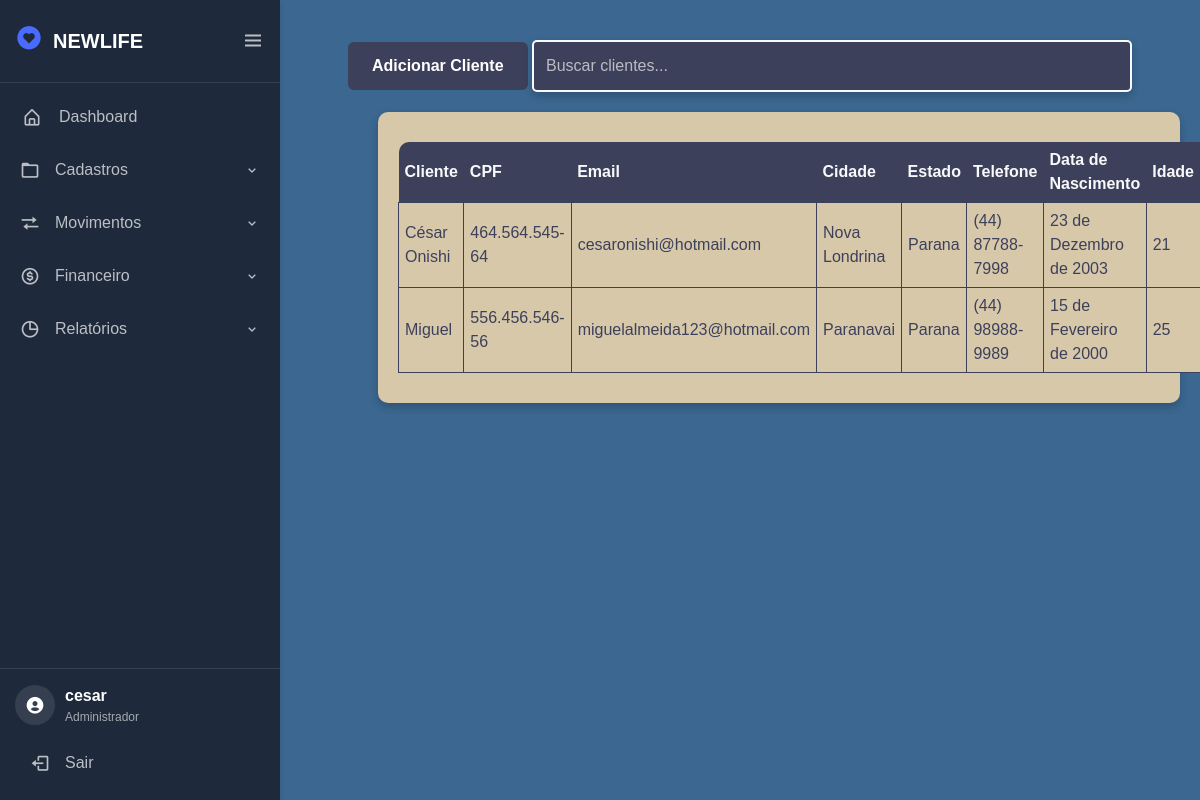
The page /tela/cliente/ (signed in) on the database its author committed.
### cliente/models.py (models this page shows, shortened)
class Cliente(models.Model):
    nome = models.CharField(max_length=40)
    cidade = models.CharField(max_length=40)
    estado = models.CharField(max_length=40, null=True, blank=True)
    cpf = models.CharField(max_length=11, unique=True)
    email = models.EmailField(max_length=254, unique=True)
    telefone = models.CharField(max_length=15, blank=True, null=True)
    data_nascimento = models.DateField(blank=True, null=True)
    data_cadastro = models.DateTimeField(auto_now_add=True, blank=True, null=True)
    def idade(self):
        if self.data_nascimento:
            hoje = date.today()
            return hoje.year - self.data_nascimento.year - ((hoje.month, hoje.day) < (self.data_nascimento.month, self.data_nascimento.day))
        return None
    class Meta:
        db_table = 'cliente_cliente'
        ordering = ['nome']
        verbose_name = "Cliente"
        verbose_name_plural = "Clientes"

### cliente/views.py (the view)
# urls.py: path('', views.clientes, name='cliente'),
@login_required(login_url="/login/")
def clientes(request):
    clientes = Cliente.objects.all()
    context = {
        'clientes': clientes
    }
    return render(request, 'cliente.html', context)

### cliente/templatetags/cliente_filters.py (called while the page is built)
@register.filter(name='formatar_cpf')
def formatar_cpf(cpf):
    cpf = re.sub(r'[^\d]', '', cpf)
    return f'{cpf[:3]}.{cpf[3:6]}.{cpf[6:9]}-{cpf[9:]}'

@register.filter(name='formatar_telefone')
def formatar_telefone(telefone):
    telefone = re.sub(r'[^\d]', '', telefone)
    return f'({telefone[:2]}) {telefone[2:7]}-{telefone[7:]}'

### cliente/templates/cliente.html (shortened to what this page needs)
{% extends "tela.html" %}
{% load static %}
{% load cliente_filters %}
{% block 'head' %}
    <link rel="stylesheet" href="{% static 'css/cliente.css' %}">
{% endblock %}
{% block 'dashboard' %}
<body>
    <form method="POST" action=".">
        <div class="search-container">
            <a href="{% url 'cadastrocliente' %}" class="botao">Adicionar Cliente</a>
            <input type="text" id="search" placeholder="Buscar clientes...">
        </div>
        <div class="principal">
            <table class="tabela_cliente">
                <thead>
                    <tr>
                        <th>Cliente</th>
                        <th>CPF</th>
                        <th>Email</th>
                        <th>Cidade</th>
                        <th>Estado</th>
                        <th>Telefone</th>
                        <th>Data de Nascimento</th>
                        <th>Idade</th>
                    </tr>
                </thead>
                <tbody class="corpo_tabela">
                    {% for cliente in clientes %}
                    <tr>
                        <td>{{ cliente.nome }}</td>
                        <td>{{ cliente.cpf|formatar_cpf }}</td>
                        <td>{{ cliente.email }}</td>
                        <td>{{ cliente.cidade }}</td>
                        <td>{{ cliente.estado }}</td>
                        <td>{{ cliente.telefone|formatar_telefone }}</td>
                        <td>{{ cliente.data_nascimento }}</td>
                        <td>{{ cliente.idade }}</td>
                    </tr>
                    {% endfor %}
                </tbody>
            </table>
        </div>
    </form>
</body>
{% endblock %}

### estoque/templates/tela.html (shortened to what this page needs)
{% load static %}
<!doctype html>
<html lang="pt-BR">
<head>
  <link rel="stylesheet" href="https://cdn.jsdelivr.net/npm/bootstrap@4.6.1/dist/css/bootstrap.min.css">
  <link rel="stylesheet" href="{% static 'css/styletela.css' %}">
  <link rel="stylesheet" href="{% static 'css/general.css' %}">
  <link href="https://cdn.jsdelivr.net/npm/boxicons@latest/css/boxicons.min.css" rel='stylesheet'>
  <link rel="stylesheet" href="https://cdnjs.cloudflare.com/ajax/libs/animate.css/4.1.1/animate.min.css"/>
  {% block 'head' %}{% endblock %}
</head>
<body>
  <div class="sidebar-tech">
    <div class="logo-container">
      <div class="logo-tech">
        <div class="logo-icon"><i class='bx bxs-heart-circle'></i></div>
        <div class="logo-text">NEWLIFE</div>
      </div>
      <i class="bx bx-menu toggle-btn" id="sidebarToggle"></i>
    </div>
    <nav class="nav-tech">
      <ul class="nav-list">
        <li class="nav-item">
          <a href="{% url 'inicial' %}" class="nav-link">
            <i class="bx bx-home-alt"></i>
            <span class="link-text">Dashboard</span>
          </a>
        </li>
        <li class="nav-group">
          <div class="group-header">
            <i class="bx bx-folder"></i>
            <span class="group-title">Cadastros</span>
            <i class="bx bx-chevron-down group-arrow"></i>
          </div>
        </li>
        <li class="nav-group">
          <div class="group-header">
            <i class="bx bx-transfer"></i>
            <span class="group-title">Movimentos</span>
            <i class="bx bx-chevron-down group-arrow"></i>
          </div>
        </li>
        <li class="nav-group">
          <div class="group-header">
            <i class='bx bx-dollar-circle'></i>
            <span class="group-title">Financeiro</span>
            <i class="bx bx-chevron-down group-arrow"></i>
          </div>
        </li>
        <li class="nav-group">
          <div class="group-header">
            <i class="bx bx-pie-chart-alt"></i>
            <span class="group-title">Relatórios</span>
            <i class="bx bx-chevron-down group-arrow"></i>
          </div>
        </li>
      </ul>
    </nav>
    <div class="user-panel">
      <div class="user-info">
        <div class="user-avatar">
          <i class='bx bxs-user-circle'></i>
        </div>
        <div class="user-details">
          <div class="user-name">
            {% if request.user.is_authenticated %}
              {{ request.user.get_full_name|default:request.user.username }}
            {% else %}
              Visitante
            {% endif %}
          </div>
          <div class="user-role">
            {% if request.user.is_superuser %}
              Administrador
            {% elif request.user.is_staff %}
              Funcionário
            {% else %}
              Usuário Comum
            {% endif %}
          </div>
        </div>
      </div>
      <a href="{% url 'logout' %}" class="logout-btn">
        <i class="bx bx-log-out"></i>
        <span>Sair</span>
      </a>
    </div>
  </div>
  <section class="main-content">
    {% block 'dashboard'%}
    {% endblock %}
  </section>
</body>
</html>

### estoque/static/css/styletela.css (style rules this page uses)
:root { --primary-color: #4a6bff; --secondary-color: #6c757d; --success-color: #28a745; --danger-color: #dc3545; --warning-color: #ffc107; --info-color: #17a2b8; --light-color: #f8f9fa; --dark-color: #343a40; --sidebar-bg: #1e293b; --sidebar-width: 280px; --sidebar-collapsed-width: 80px; --transition-speed: 0.3s; --shadow: 0 4px 6px rgba(0, 0, 0, 0.1); --main-color: #d7c8aa; --dark-color: #3d405b; --light-color: #f8f9fa; --contrast-color: #f88863; --differential-color: #3b6790; --background-color: #fff8e3; }
body { background-color: var(--differential-color); }
.sidebar-tech { position: fixed; top: 0; left: 0; height: 100vh; width: var(--sidebar-width); background: var(--sidebar-bg); color: white; transition: all var(--transition-speed) ease; z-index: 1000; display: flex; flex-direction: column; box-shadow: var(--shadow); overflow: visible; }
.logo-container { display: flex; align-items: center; justify-content: space-between; padding: 20px 15px; border-bottom: 1px solid rgba(255, 255, 255, 0.1); }
.logo-tech { display: flex; align-items: center; gap: 10px; }
.logo-icon { font-size: 28px; color: var(--primary-color); }
.logo-text { font-size: 20px; font-weight: 600; white-space: nowrap; transition: opacity var(--transition-speed); }
.toggle-btn { font-size: 24px; cursor: pointer; transition: transform var(--transition-speed); color: rgba(255, 255, 255, 0.7); }
.nav-tech { flex: 1; overflow-y: auto; overflow-x: hidden; padding: 10px 0; }
.nav-list { list-style: none; padding: 0; margin: 0; }
.nav-item, .nav-group { margin-bottom: 5px; }
.nav-link { display: flex; align-items: center; padding: 12px 20px; color: rgba(255, 255, 255, 0.7); text-decoration: none; transition: all var(--transition-speed); position: relative; }
.nav-link::before { content: ''; position: absolute; left: 0; top: 0; height: 100%; width: 3px; background: var(--primary-color); transform: scaleY(0); transition: transform var(--transition-speed); }
.nav-link i { font-size: 20px; margin-right: 15px; min-width: 24px; text-align: center; }
.link-text { white-space: nowrap; transition: opacity var(--transition-speed); }
.nav-group { position: relative; }
.group-header { display: flex; align-items: center; padding: 12px 20px; cursor: pointer; color: rgba(255, 255, 255, 0.7); transition: all var(--transition-speed); }
.group-header i:first-child { font-size: 20px; margin-right: 15px; }
.group-title { flex: 1; white-space: nowrap; transition: opacity var(--transition-speed); }
.group-arrow { transition: transform var(--transition-speed); }
.user-panel { padding: 15px; border-top: 1px solid rgba(255, 255, 255, 0.1); margin-top: auto; }
.user-info { display: flex; align-items: center; margin-bottom: 15px; }
.user-avatar { width: 40px; height: 40px; border-radius: 50%; background: rgba(255, 255, 255, 0.1); display: flex; align-items: center; justify-content: center; margin-right: 10px; font-size: 20px; }
.user-details { flex: 1; overflow: hidden; }
.user-name { font-weight: 600; white-space: nowrap; transition: opacity var(--transition-speed); }
.user-role { font-size: 12px; color: rgba(255, 255, 255, 0.6); white-space: nowrap; transition: opacity var(--transition-speed); }
.logout-btn { display: flex; align-items: center; padding: 10px 15px; color: rgba(255, 255, 255, 0.7); text-decoration: none; border-radius: 5px; transition: all var(--transition-speed); width: 100%; }
.logout-btn i { font-size: 20px; margin-right: 15px; }
.main-content { margin-left: var(--sidebar-width); padding: 20px; min-height: 100vh; transition: margin-left var(--transition-speed); overflow-x: hidden; }
body, html { overflow-x: hidden; }
a { text-decoration: none !important; }

### estoque/static/css/general.css (style rules this page uses)
:root { --main-color: #d7c8aa; --dark-color: #3d405b; --light-color: #f8f9fa; --contrast-color: #f88863; --differential-color: #3b6790; --background-color: #fff8e3; }

### rows shown on the page
Cliente: nome "César Onishi", cpf "464.564.545-64", email "cesaronishi@hotmail.com", cidade "Nova Londrina", estado "Parana", telefone "(44) 87788-7998", data_nascimento "23 de Dezembro de 2003", idade "21"
Cliente: nome "Miguel", cpf "556.456.546-56", email "miguelalmeida123@hotmail.com", cidade "Paranavai", estado "Parana", telefone "(44) 98988-9989", data_nascimento "15 de Fevereiro de 2000", idade "25"

### other values the page prints
{{ request.user.get_full_name|default:request.user.username }} "cesar"
